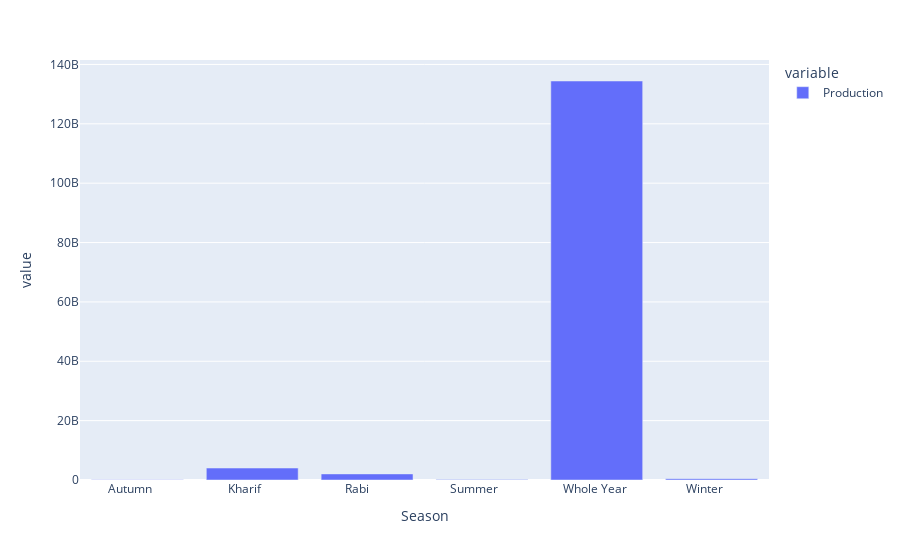

Notebook code cell kept with this figure:
### Markdown cell above
# Seasonal Production In India

### Code cell
# Seasonal crop production:
spro = df.groupby(by = 'Season')['Production'].sum()
fig = px.bar(spro)
fig.show()

### Figure 1 — Plotly figure (JSON) as saved in the notebook; plotly's stock layout.template omitted (floating-point values rounded to 4 significant figures)
{"data": [{"alignmentgroup": "True", "hovertemplate": "variable=Production<br>Season=%{x}<br>value=%{y}<extra></extra>", "legendgroup": "Production", "marker": {"color": "#636efa", "pattern": {"shape": ""}}, "name": "Production", "offsetgroup": "Production", "orientation": "v", "showlegend": true, "textposition": "auto", "type": "bar", "x": ["Autumn     ", "Kharif     ", "Rabi       ", "Summer     ", "Whole Year ", "Winter     "], "xaxis": "x", "y": [64410000.0, 4030000000.0, 2052000000.0, 170700000.0, 134400000000.0, 434500000.0], "yaxis": "y"}], "layout": {"barmode": "relative", "legend": {"title": {"text": "variable"}, "tracegroupgap": 0}, "margin": {"t": 60}, "xaxis": {"anchor": "y", "domain": [0, 1], "title": {"text": "Season"}}, "yaxis": {"anchor": "x", "domain": [0, 1], "title": {"text": "value"}}}}
